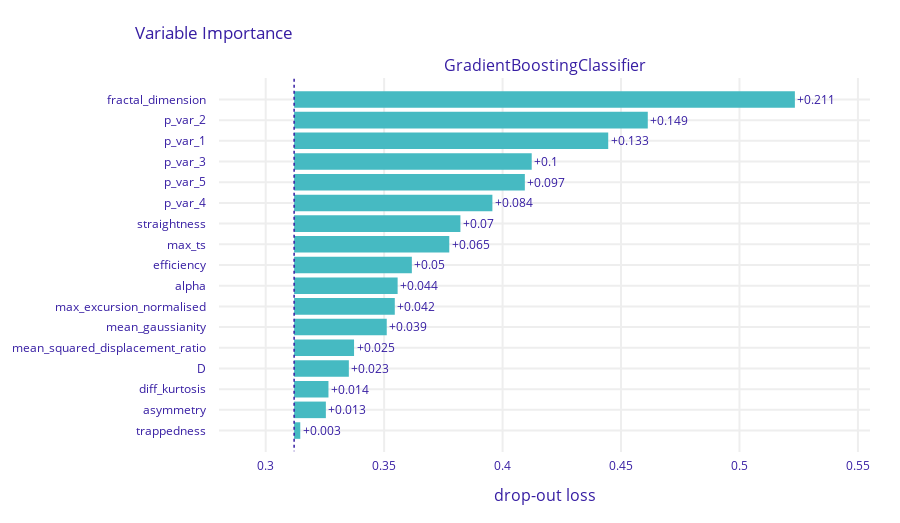

The notebook cell saved with this chart:
### Markdown cell above
### Accuracy loss function

### Code cell
pfi_accuracy_plot

### Figure 1 — Plotly figure (JSON) as saved in the notebook; plotly's stock layout.template omitted (floating-point values rounded to 4 significant figures)
{"data": [{"base": 0.312, "hoverinfo": "text", "hoverlabel": {"bgcolor": "rgba(0,0,0,0.8)"}, "hovertext": ["Model: GradientBoostingClassifier loss after<br>variable: fractal_dimension is permuted: 0.523<br>Drop-out loss change: +0.211", "Model: GradientBoostingClassifier loss after<br>variable: p_var_2 is permuted: 0.461<br>Drop-out loss change: +0.149", "Model: GradientBoostingClassifier loss after<br>variable: p_var_1 is permuted: 0.445<br>Drop-out loss change: +0.133", "Model: GradientBoostingClassifier loss after<br>variable: p_var_3 is permuted: 0.412<br>Drop-out loss change: +0.1", "Model: GradientBoostingClassifier loss after<br>variable: p_var_5 is permuted: 0.409<br>Drop-out loss change: +0.097", "Model: GradientBoostingClassifier loss after<br>variable: p_var_4 is permuted: 0.396<br>Drop-out loss change: +0.084", "Model: GradientBoostingClassifier loss after<br>variable: straightness is permuted: 0.382<br>Drop-out loss change: +0.07", "Model: GradientBoostingClassifier loss after<br>variable: max_ts is permuted: 0.378<br>Drop-out loss change: +0.065", "Model: GradientBoostingClassifier loss after<br>variable: efficiency is permuted: 0.362<br>Drop-out loss change: +0.05", "Model: GradientBoostingClassifier loss after<br>variable: alpha is permuted: 0.356<br>Drop-out loss change: +0.044", "Model: GradientBoostingClassifier loss after<br>variable: max_excursion_normalised is permuted: 0.355<br>Drop-out loss change: +0.042", "Model: GradientBoostingClassifier loss after<br>variable: mean_gaussianity is permuted: 0.351<br>Drop-out loss change: +0.039", "Model: GradientBoostingClassifier loss after<br>variable: mean_squared_displacement_ratio is permuted: 0.337<br>Drop-out loss change: +0.025", "Model: GradientBoostingClassifier loss after<br>variable: D is permuted: 0.335<br>Drop-out loss change: +0.023", "Model: GradientBoostingClassifier loss after<br>variable: diff_kurtosis is permuted: 0.326<br>Drop-out loss change: +0.014", "Model: GradientBoostingClassifier loss after<br>variable: asymmetry is permuted: 0.325<br>Drop-out loss change: +0.013", "Model: GradientBoostingClassifier loss after<br>variable: trappedness is permuted: 0.315<br>Drop-out loss change: +0.003"], "marker": {"color": "#46bac2"}, "orientation": "h", "showlegend": false, "text": ["+0.211", "+0.149", "+0.133", "+0.1", "+0.097", "+0.084", "+0.07", "+0.065", "+0.05", "+0.044", "+0.042", "+0.039", "+0.025", "+0.023", "+0.014", "+0.013", "+0.003"], "textposition": "outside", "type": "bar", "x": [0.2114, 0.1493, 0.1326, 0.1003, 0.0974, 0.0837, 0.0702, 0.0655, 0.0497, 0.0437, 0.0425, 0.0391, 0.0253, 0.0231, 0.0145, 0.0134, 0.0026], "xaxis": "x", "y": ["fractal_dimension", "p_var_2", "p_var_1", "p_var_3", "p_var_5", "p_var_4", "straightness", "max_ts", "efficiency", "alpha", "max_excursion_normalised", "mean_gaussianity", "mean_squared_displacement_ratio", "D", "diff_kurtosis", "asymmetry", "trappedness"], "yaxis": "y"}], "layout": {"annotations": [{"font": {"size": 16}, "showarrow": false, "text": "GradientBoostingClassifier", "x": 0.5, "xanchor": "center", "xref": "paper", "y": 1, "yanchor": "bottom", "yref": "paper"}, {"font": {"size": 16}, "showarrow": false, "text": "drop-out loss", "x": 0.5, "xanchor": "center", "xref": "paper", "y": 0, "yanchor": "top", "yref": "paper", "yshift": -30}], "font": {"color": "#371ea3"}, "height": 523, "margin": {"b": 71, "r": 30, "t": 78}, "shapes": [{"line": {"color": "#371ea3", "dash": "dot", "width": 1.5}, "type": "line", "x0": 0.312, "x1": 0.312, "xref": "x", "y0": -1, "y1": 17, "yref": "y"}], "title": {"text": "Variable Importance", "x": 0.15}, "xaxis": {"anchor": "y", "automargin": true, "domain": [0, 1], "fixedrange": true, "gridwidth": 2, "range": [0.2803, 0.5551], "tickcolor": "white", "ticklen": 3, "ticks": "outside", "type": "linear", "zeroline": false}, "yaxis": {"anchor": "x", "automargin": true, "autorange": "reversed", "domain": [0, 1], "fixedrange": true, "gridwidth": 2, "tickcolor": "white", "ticklen": 10, "ticks": "outside", "type": "category"}}}
